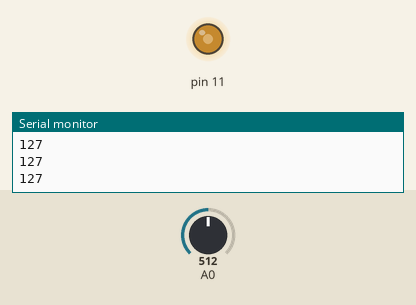
The sketch below on a simulated Arduino Uno, built with avr-gcc and run on an emulated ATmega328P. Shown: output pins drawn as LEDs (lit = HIGH), the last lines printed to the serial monitor. The inputs (shaded band) are chosen by the test bench; at power-on: A0 = 512.

Above: at 1.2 s.
1.3 s: A0 set to 716
At 2.5 s:
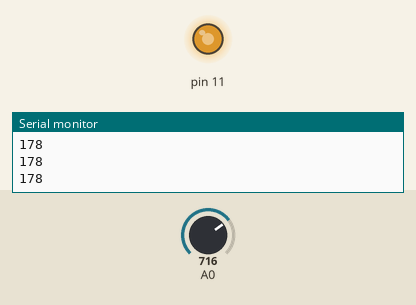
2.8 s: A0 set to 900
At 4.0 s:
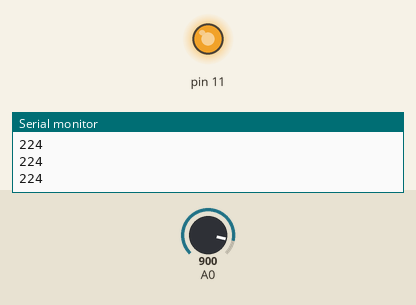
4.3 s: A0 set to 122
At 5.4 s:
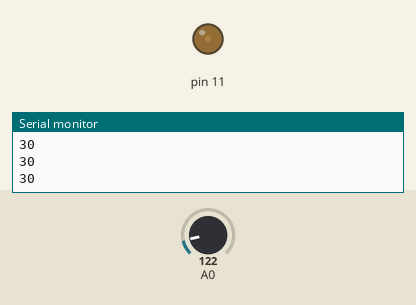
5.8 s: A0 set to 0
At 6.7 s:
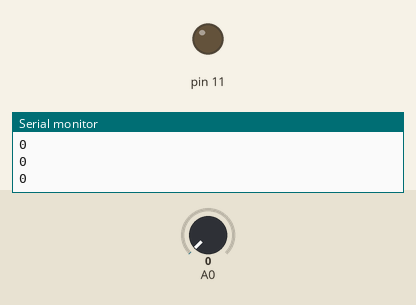
7.3 s: A0 set to 511
At 7.9 s:
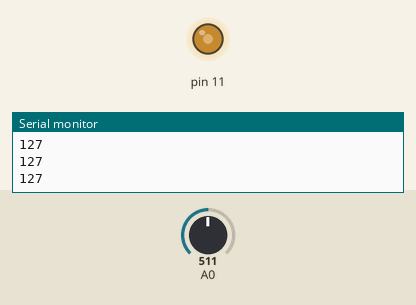
Timing chart, 0 to 9.8 s (numbered marks = the images above; inputs shaded):
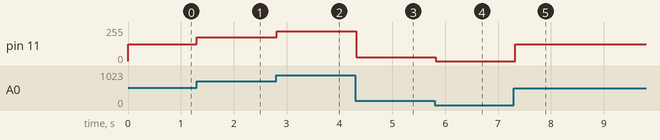

Measured:
- after the input at 1.3 s, pin 11: 127/255 → 178/255 at once
- after the input at 2.8 s, pin 11: 178/255 → 224/255 at once
- after the input at 4.3 s, pin 11: 224/255 → 30/255 at once
- after the input at 5.8 s, pin 11: 30/255 → 0/255 at once
- after the input at 7.3 s, pin 11: 0/255 → 127/255 at once

The sketch:

5-DimLedSerial.ino
```cpp
/*
Same as previous code, but this allow Serial debugging
*/
int light=0;
int light2=0;

void setup()
{
  Serial.begin(9600);
  pinMode(A0, INPUT);
  pinMode(11, OUTPUT);
}
void loop()
{
light = analogRead(A0);
light2 = map(light,0,1023,0,255);
analogWrite(11, light2);
Serial.println(light2);
delay(100);
}
```
